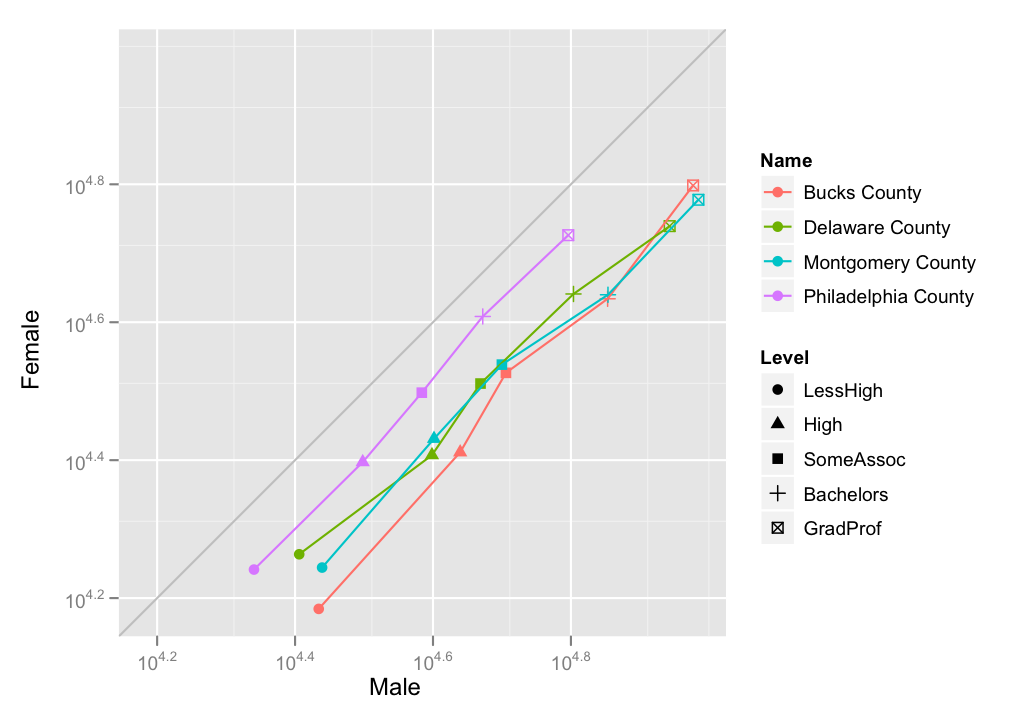

Reproduce this figure in R.
phil.comp <- cast(phil, Name + Level ~ Gender)


p <- ggplot(phil.comp, aes(Male, Female))+
	geom_abline(colour = "grey")+
	geom_point(aes(colour = Name, shape = Level),size = 2.5)+
	geom_path(aes(colour = Name))+
	coord_equal()+
	expand_limits(x = c(min(phil.comp$Female), max(phil.comp$Male)),
		y = c(min(phil.comp$Female), max(phil.comp$Male)))+
	scale_y_log10()+
	scale_x_log10()
	
print(p)
